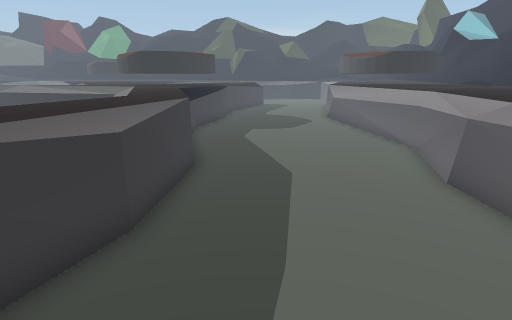
view 1 (above)

18 first-person views from a walk through a scene from a Unity 3-D project. The camera is 1.4 m above the floor, tilts 14° down and sees 75° across. The floor is counted in squares, 0.5 m on a side. Each view is taken from the middle of a square. On the plan, view 1 faces up. The plan holds only what a view shows up to about 20 squares ahead; the rest is blank. The place goes on beyond the plan.

view 2
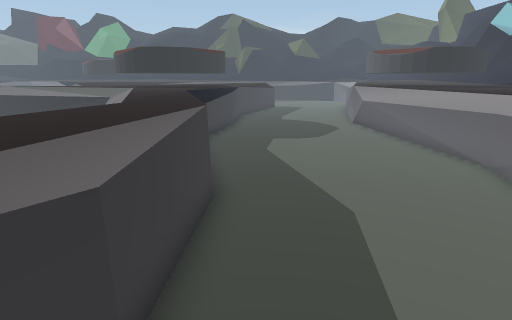

view 3
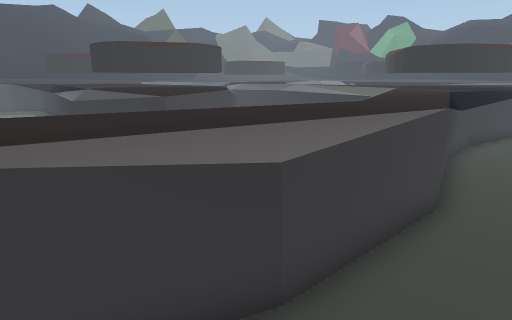

view 4
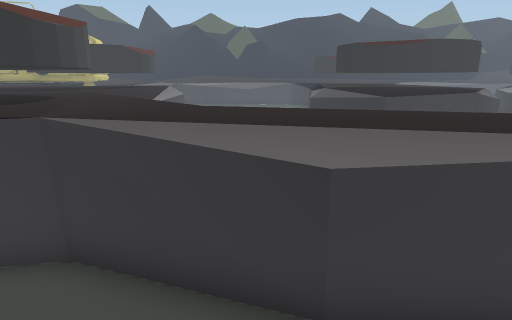

view 5
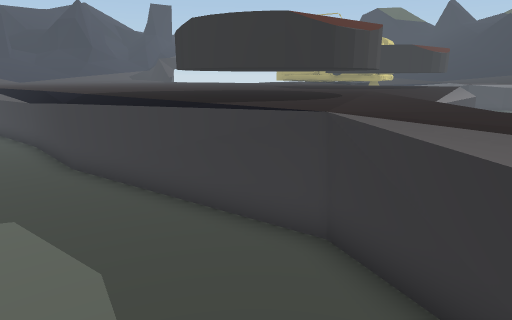

view 6
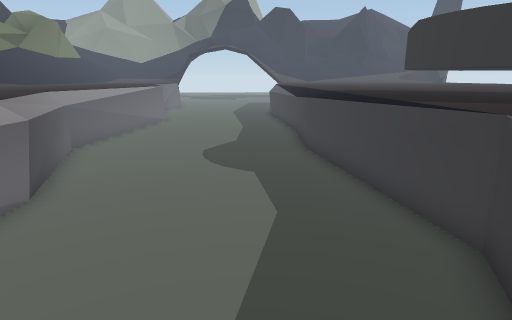

view 7
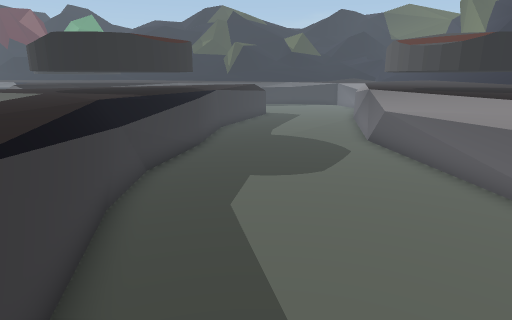

view 8
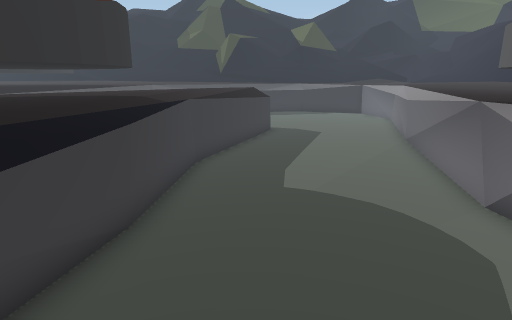

view 9
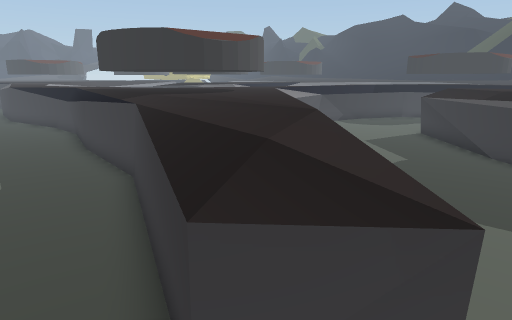

view 10
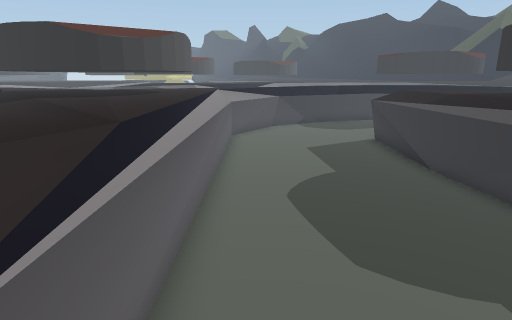

view 11
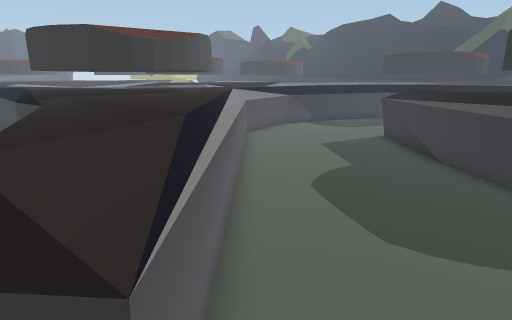

view 12
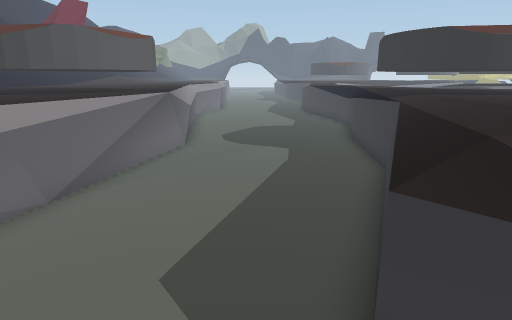

view 13
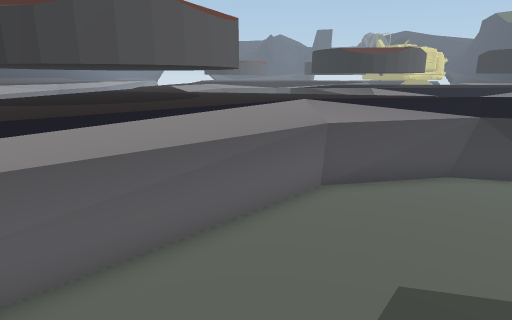

view 14
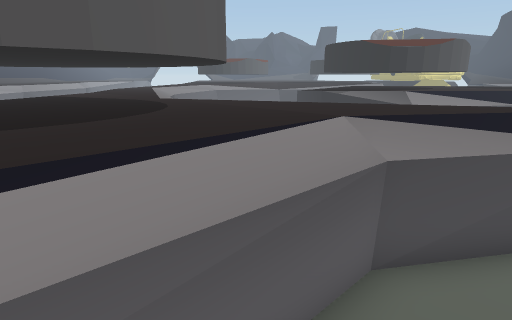

view 15
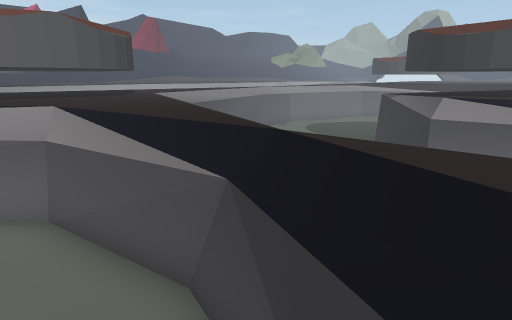

view 16
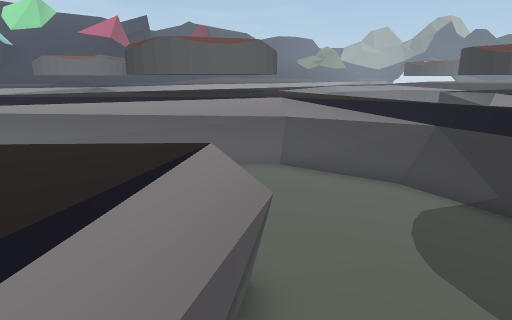

view 17
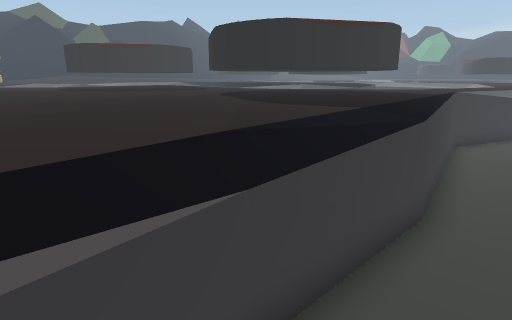

view 18
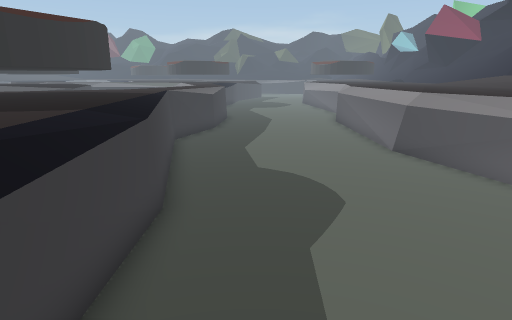

### Floor plan
Key: @ floor where view 1 was taken; # wall or solid block; . floor; = window, fence, low wall or low ledge; ^ raised ledge.
Columns run from 19 left of view 1 to 7 right of it. Each row starts with its distance up from view 1.
 38        #    ....  .. .
 37     ###^^=........=. .....
 36    ###^^^.........^^.......
 35  ^^^^^^^.........^^^=......
 34 .^^^^^^=........=^^^......=
 33  .^^^^=........=^^^^......^
 32   ^^^^........=^^^^=......^
 31   .==........=^^^^^......=^
 30 ............=^^^^^=......^^
 29 ...........^^^^^^^.......^^
 28 ..........^^^^^^^^.......^^
 27 .........^^#####^^.......^#
 26 ^.......^^######^^......#^#
 25 ^^^====^^^#######=......=##
 24 ^^^^^^^^^^#######=......=##
 23    ^^^^^^^######^=......=^#
 22     ^^^^^^^#####^.......=^^
 21       =^^^^^^^^^^.......=^^
 20          ^^^^^^^^.......=^^
 19            ^^^^^=.......=#^
 18            =^^^^=........=^
 17 ==^^.       ^^^^=........=^
 16 ^#^^=       ^^^^=........=^
 15 #####=       ^^^^........=^
 14 ######=      ^^^^........=^
 13 ######^......^^^^........=^
 12 ######^......=^^^=.......=^
 11 ######^...... ^^^^.......^^
 10 #####^^=....  ^^^^.......^^
  9 ^^^^^^   ..   ^^^^......=^^
  8 ^^^^=         ^^^^......^^
  7               ^^^^......^^^
  6              ^^^^=......^^
  5              ^^^^.......^^^
  4              ^^^^.......^^^
  3             ^^^^=.......^^
  2            ^^^^^........^^^
  1   ===^    ^^^^^^........^^^
  0 ^^^^^^^  ^###^^^=..@....=^^
 -1 ##^^^^^^^######^^.......=^^
 -2 ###^^^^^#######^^........^^
 -3  ###^^^^#######^^........=^
 -4  ###^^^^#######^^.........=
 -5 ####^^^^^#####^^^=........=
 -6 ####^^^^^^###^^^^^........=
 -7 ###^^^^^^^^^^^^^^^........=
 -8 ^^^^^^^^^^^^^^^^^^........=
 -9  ^^^^^^^^^^^^^^^^^........=
-10 ^^^^^^^^^^^^^^^^^^........=
-11     ^^^^^^^^^^^^^^........^
-12       ^^^^^^^^^^^^........^
-13            ^^ ^^^^.......=^

Where each view was taken, in squares from view 1:
view 1: 0 up, 0 right, facing up
view 2: 3 up, 1 left, facing up
view 3: 3 up, 0 right, facing up-left
view 4: 5 up, 1 right, facing left
view 5: 5 up, 1 right, facing down-left
view 6: 7 up, 0 right, facing down
view 7: 9 up, 0 right, facing up
view 8: 17 up, 0 right, facing up
view 9: 37 up, 2 right, facing down-left
view 10: 38 up, 1 left, facing down-left
view 11: 38 up, 0 right, facing down-left
view 12: 38 up, 2 right, facing down
view 13: 34 up, 10 left, facing down
view 14: 30 up, 10 left, facing down
view 15: 27 up, 19 left, facing down-right
view 16: 34 up, 19 left, facing down-right
view 17: 13 down, 0 right, facing up-left
view 18: 13 down, 0 right, facing up
